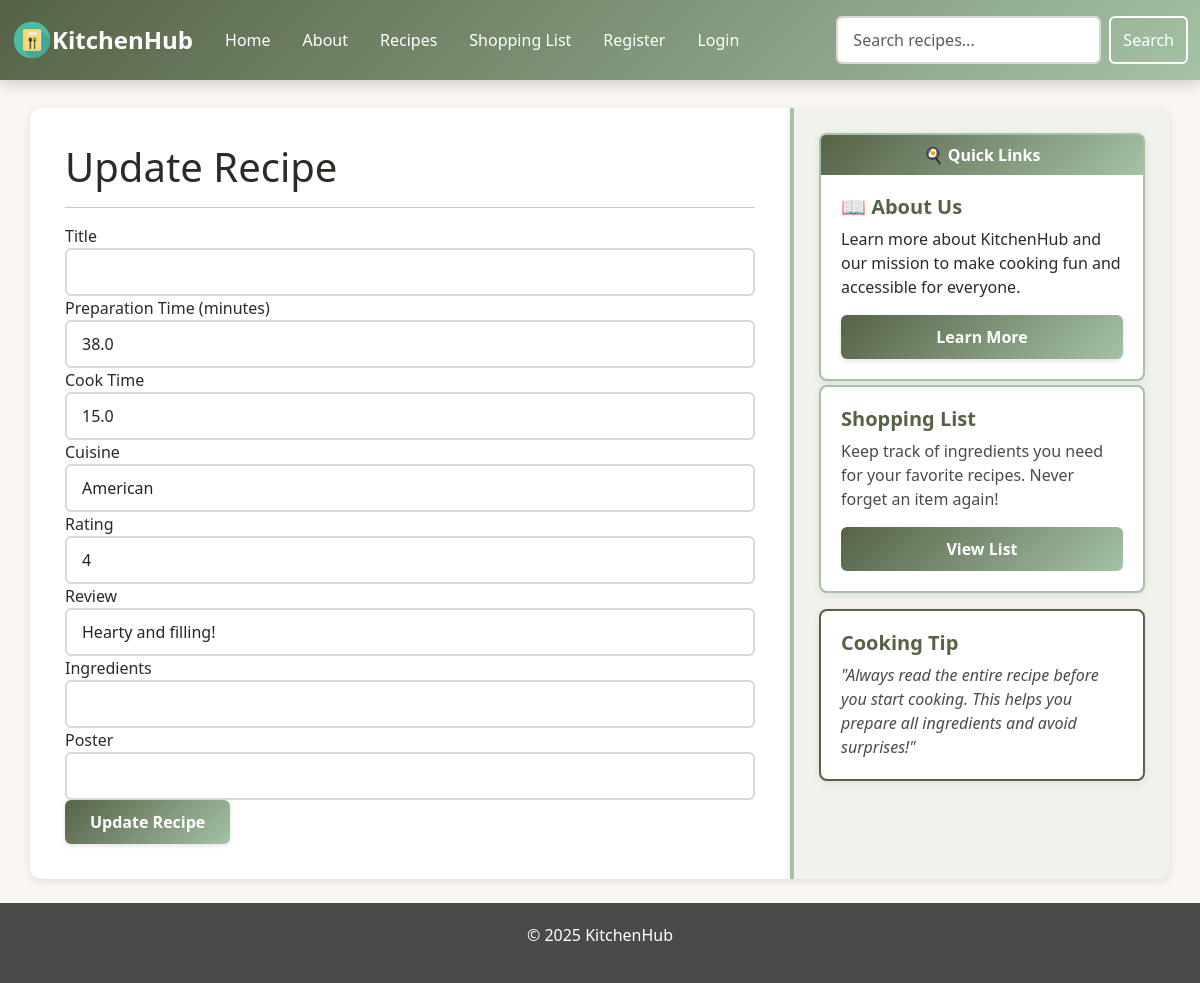
The app's page /update/18/ with its own data.
### tables this page shows
CREATE TABLE recipes (
        id INTEGER PRIMARY KEY AUTOINCREMENT,
        name TEXT NOT NULL,
        method TEXT,
        cook_time FLOAT,
        prep_time FLOAT,
        portion INTEGER
    , poster TEXT, cuisine TEXT, tired BOOLEAN, rating INTEGER, review TEXT);

### app.py (the view, shortened to what this page needs)
@app.route('/update/<int:id>/', methods=('GET', 'POST'))
def update(id):
    data = get_recipe_by_id(id)
    if not data:
        flash('Recipe not found!', 'warning')
        return redirect(url_for('recipes'))
    recipe, ingredients, ingredient_ids = data
    return render_template('update.html', title="Update Recipe", recipe=recipe, ingredients=ingredients)

### app.py (called while the page is built)
@app.context_processor
def inject_csrf_token():
    return dict(csrf_token=generate_csrf())

@app.context_processor
def inject_site_name():
    return dict(siteName="KitchenHub")

### db/db.py (called while the page is built)
def get_db_connection():
    BASE_DIR = os.path.dirname(os.path.abspath(__file__))
    DB_PATH = os.path.join(BASE_DIR, "database.db")
    conn = sqlite3.connect(DB_PATH)
    conn.row_factory = sqlite3.Row
    return conn

def get_recipe_by_id(recipe_id):
    conn = get_db_connection()
    recipe = conn.execute("SELECT * FROM recipes WHERE id = ?", (recipe_id,)).fetchone()
    conn.close()
    if not recipe:
        return None
    ingredients, ingredient_ids = get_recipe_ingredients(recipe_id)
    return recipe, ingredients, ingredient_ids

def get_recipe_ingredients(recipe_id):
    conn = get_db_connection()
    rows = conn.execute("""
        SELECT ingredients.* FROM ingredients
        JOIN recipe_ingredients
        ON ingredients.id = recipe_ingredients.ingredient_id
        WHERE recipe_ingredients.recipe_id = ?""", (recipe_id,)).fetchall()
    ids = [row["id"] for row in rows]
    conn.close()
    return rows, ids

### templates/update.html (shortened to what this page needs)
{% extends "base.html" %}
{% block content %}
<h1>Update Recipe</h1>
<hr>
<form method="POST" action="/update/{{ recipe.id }}" enctype="multipart/form-data">
    <div class="form-group">
        <label for="title">Title</label>
        <input type="text" class="form-control" id="title" name="title" value="{{ recipe.title }}" required>
    </div>
    <div class="form-group">
        <label for="prep_time">Preparation Time (minutes)</label>
        <input type="number" class="form-control" id="prep_time" name="prep_time" value="{{ recipe.prep_time }}" required>
    </div>
    <div class="form-group">
        <label for="cook_time">Cook Time</label>
        <input type="number" class="form-control" id="cook_time" name="cook_time" value="{{ recipe.cook_time }}" required>
    </div>
    <div class="form-group">
        <label for="cuisine">Cuisine</label>
        <input type="text" class="form-control" id="cuisine" name="cuisine" value="{{ recipe.cuisine }}" required>
    </div>
    <div class="form-group">
        <label for="rating">Rating</label>
        <input type="number" class="form-control" id="rating" name="rating" value="{{ recipe.rating }}" required>
    </div>
    <div class="form-group">
        <label for="review">Review</label>
        <input type="text" class="form-control" id="review" name="review" value="{{ recipe.review }}" required>
    </div>
    <div class="form-group">
        <label for="ingredients">Ingredients</label>
        <input type="text" class="form-control" id="ingredients" name="ingredients" value="{{ recipe.ingredients }}" required>
    </div>
    <div class="col-12 mt-0">
        <label for="poster">Poster</label>
        <input type="poster" type="file" accept="image/*" class="form-control" id="poster" name="poster">
    </div>
    <button type="submit" class="btn green-btn">Update Recipe</button>
</form>
{% endblock %}

### static/styles.css (style rules this page uses)
body { background-color: #faf7f2; color: #2d2926; font-family: 'Segoe UI', Tahoma, Geneva, Verdana, sans-serif; }
.green-btn, .btn-primary { background: linear-gradient(135deg, #566246 0%, #a4c2a5 100%); color: white; border: none; padding: 10px 25px; font-weight: 600; border-radius: 6px; transition: all 0.3s ease; box-shadow: 0 2px 5px rgba(0, 0, 0, 0.1); }
.form-control { border: 2px solid #dad8d3; border-radius: 6px; padding: 10px 15px; transition: all 0.3s ease; }

### records on screen
recipes: prep_time "38.0", cook_time "15.0", cuisine "American", rating "4", review "Hearty and filling!"

### other values on screen
{{ siteName }} "KitchenHub"
